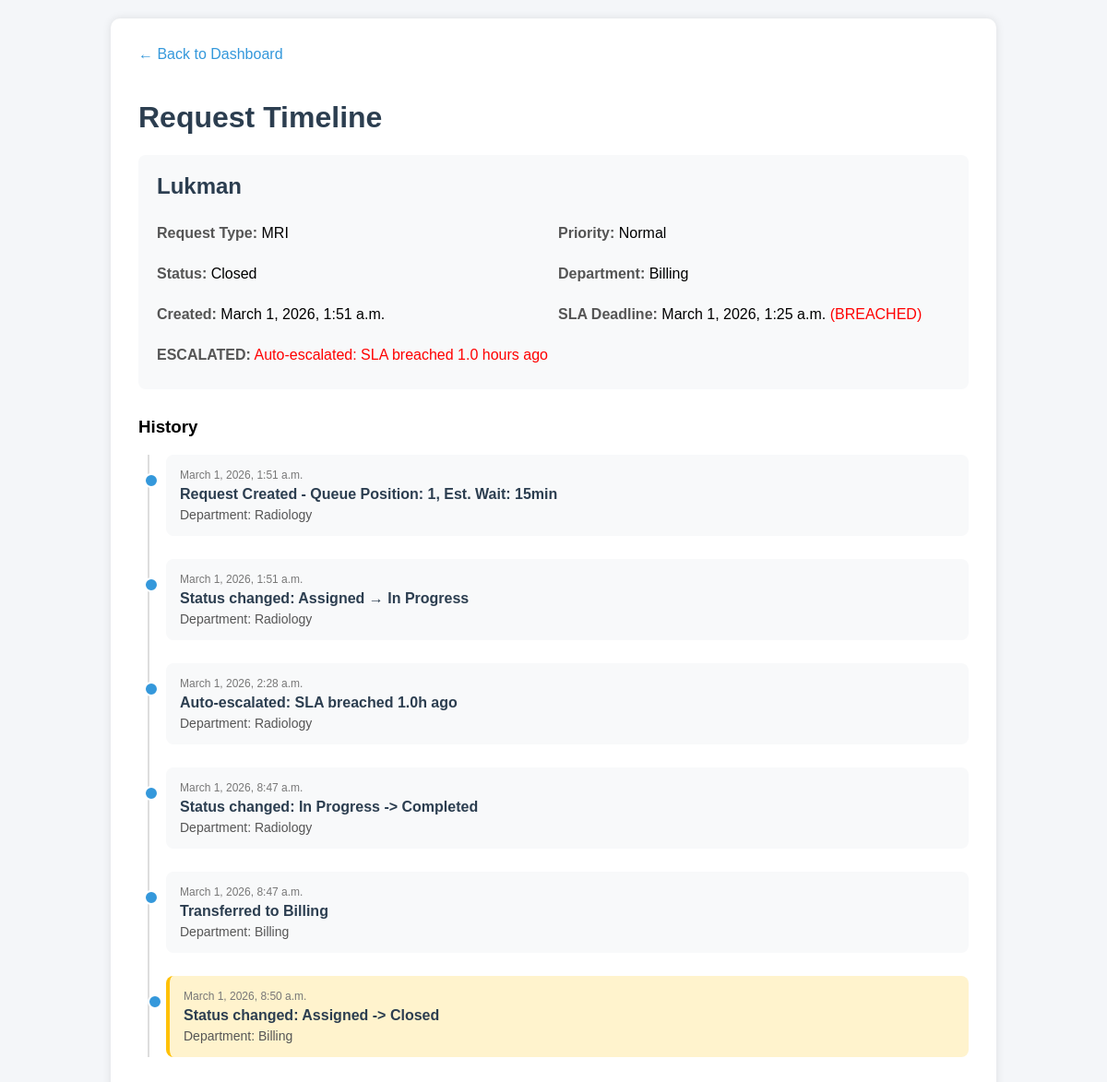
Page /timeline/7/ on the committed database.
### core/models.py (models this page shows, shortened)
class Request(models.Model):
    STATUS_CHOICES = [
        ('Assigned', 'Assigned'),
        ('In Progress', 'In Progress'),
        ('Completed', 'Completed'),
        ('Closed', 'Closed'),
    ]
    PRIORITY_CHOICES = [
        ('Normal', 'Normal'),
        ('Emergency', 'Emergency'),
    ]
    CATEGORY_CHOICES = [
        ('Outpatient', 'Outpatient'),
        ('Inpatient', 'Inpatient'),
        ('Emergency', 'Emergency'),
        ('Follow-up', 'Follow-up'),
    ]
    patient_name = models.CharField(
        max_length=100,
        help_text="Patient full name"
    )
    request_type = models.CharField(
        max_length=100,
        help_text="Type of medical service requested"
    )
    priority = models.CharField(
        max_length=20,
        choices=PRIORITY_CHOICES,
        default='Normal',
        help_text="Request priority level"
    )
    category = models.CharField(
        max_length=20,
        choices=CATEGORY_CHOICES,
        default='Outpatient',
        help_text="Request category"
    )
    status = models.CharField(
        max_length=50,
        choices=STATUS_CHOICES,
        default='Assigned',
        help_text="Current request status"
    )
    assigned_department = models.ForeignKey(
        Department,
        on_delete=models.SET_NULL,
        null=True,
        blank=True,
        related_name='assigned_requests',
        help_text="Department handling this request"
    )
    queue_position = models.PositiveIntegerField(
        default=0,
        help_text="Position in department queue"
    )
    estimated_wait_time = models.PositiveIntegerField(
        default=0,
        help_text="Estimated wait time in minutes"
    )
    assigned_at = models.DateTimeField(
        null=True,
        blank=True,
        help_text="When request was assigned to department"
    )
    in_progress_at = models.DateTimeField(
        null=True,
        blank=True,
        help_text="When request status changed to In Progress"
    )
    completed_at = models.DateTimeField(
        null=True,
        blank=True,
        help_text="When request was completed"
    )
    sla_deadline = models.DateTimeField(
        null=True,
        blank=True,
        help_text="Service Level Agreement deadline"
    )
    is_escalated = models.BooleanField(
        default=False,
        help_text="Whether request has been escalated"
    )
    escalation_reason = models.TextField(
        blank=True,
        help_text="Reason for escalation"
    )
    notes = models.TextField(
        blank=True,
        help_text="Additional notes"
    )
    created_at = models.DateTimeField(auto_now_add=True)
    updated_at = models.DateTimeField(auto_now=True)
    class Meta:
        ordering = ['-priority', 'queue_position', '-created_at']
        indexes = [
            models.Index(fields=['status']),
            models.Index(fields=['priority']),
            models.Index(fields=['request_type']),
            models.Index(fields=['created_at']),
            models.Index(fields=['patient_name']),
            models.Index(fields=['category']),
            models.Index(fields=['queue_position']),
            models.Index(fields=['is_escalated']),
        ]
    @property
    def is_sla_breached(self):
        if self.sla_deadline and timezone.now() > self.sla_deadline:
            return True
        return False

class Department(models.Model):
    name = models.CharField(
        max_length=100,
        unique=True,
        help_text="Department name"
    )
    current_load = models.IntegerField(
        default=0,
        validators=[
            MinValueValidator(0, message="Load cannot be negative"),
        ],
        help_text="Current number of active requests"
    )
    threshold = models.IntegerField(
        default=5,
        validators=[
            MinValueValidator(1, message="Threshold must be at least 1"),
            MaxValueValidator(100, message="Threshold cannot exceed 100"),
        ],
        help_text="Maximum capacity before overload"
    )
    sla_hours = models.PositiveIntegerField(
        default=24,
        help_text="SLA target time in hours"
    )
    description = models.TextField(
        blank=True,
        default='',
        help_text="Department description"
    )
    is_active = models.BooleanField(
        default=True,
        help_text="Whether department is active"
    )
    created_at = models.DateTimeField(auto_now_add=True, null=True)
    updated_at = models.DateTimeField(auto_now=True, null=True)
    class Meta:
        ordering = ['name']
        indexes = [
            models.Index(fields=['name']),
            models.Index(fields=['is_active']),
        ]
    def __str__(self):
        return self.name

class RequestHistory(models.Model):
    request = models.ForeignKey(
        Request,
        on_delete=models.CASCADE,
        related_name='history',
        help_text="The request this history belongs to"
    )
    department = models.ForeignKey(
        Department,
        on_delete=models.SET_NULL,
        null=True,
        blank=True,
        related_name='request_history',
        help_text="Department at time of this history entry"
    )
    status = models.CharField(
        max_length=100,
        help_text="Status at this point in history"
    )
    notes = models.TextField(
        blank=True,
        help_text="Additional notes for this history entry"
    )
    timestamp = models.DateTimeField(auto_now_add=True)
    class Meta:
        ordering = ['-timestamp']
        verbose_name_plural = 'Request histories'
        indexes = [
            models.Index(fields=['request', '-timestamp']),
        ]

### core/views.py (the view)
# urls.py: path('timeline/<int:request_id>/', views.request_timeline, name='timeline'),
def request_timeline(request, request_id):
    req = get_object_or_404(Request, id=request_id)
    history = RequestHistory.objects.filter(request=req).order_by("timestamp")
    progress = get_request_progress(req)
    return render(request, "timeline.html", {
        "request_obj": req,
        "history": history,
        "progress": progress,
    })

### core/templates/timeline.html (shortened to what this page needs)
<!DOCTYPE html>
<html>
<head>
</head>
<body>
<div class="container">
    <a href="/" class="back-link">&larr; Back to Dashboard</a>
    <h1>Request Timeline</h1>
    <div class="request-info">
        <h2>{{ request_obj.patient_name }}</h2>
        <div class="info-grid">
            <div class="info-item">
                <span class="info-label">Request Type:</span> {{ request_obj.request_type }}
            </div>
            <div class="info-item">
                <span class="info-label">Priority:</span> {{ request_obj.priority }}
            </div>
            <div class="info-item">
                <span class="info-label">Status:</span> {{ request_obj.status }}
            </div>
            <div class="info-item">
                <span class="info-label">Department:</span> {{ request_obj.assigned_department|default:"Not assigned" }}
            </div>
            <div class="info-item">
                <span class="info-label">Created:</span> {{ request_obj.created_at }}
            </div>
            <div class="info-item">
                <span class="info-label">SLA Deadline:</span>
                {% if request_obj.sla_deadline %}
                    {{ request_obj.sla_deadline }}
                    {% if request_obj.is_sla_breached %}
                        <span style="color: red;">(BREACHED)</span>
                    {% endif %}
                {% else %}
                    Not set
                {% endif %}
            </div>
            {% if request_obj.is_escalated %}
            <div class="info-item" style="grid-column: span 2; color: red;">
                <span class="info-label">ESCALATED:</span> {{ request_obj.escalation_reason }}
            </div>
            {% endif %}
        </div>
    </div>
    <h3>History</h3>
    <div class="timeline">
        {% for entry in history %}
        <div class="timeline-item
            {% if request_obj.is_sla_breached and forloop.last %}sla-breached{% endif %}">
            <div class="timeline-time">{{ entry.timestamp }}</div>
            <div class="timeline-status">{{ entry.status }}</div>
            {% if entry.department %}
            <div class="timeline-dept">Department: {{ entry.department.name }}</div>
            {% endif %}
        </div>
        {% empty %}
        <p>No history available.</p>
        {% endfor %}
    </div>
</div>
</body>
</html>

### core/templates/timeline.html (style rules this page uses)
body { font-family: Arial, sans-serif; background: #f4f6f9; margin: 0; padding: 20px; }
.container { max-width: 900px; margin: auto; background: white; padding: 30px; border-radius: 10px; box-shadow: 0px 0px 10px rgba(0,0,0,0.1); }
h1 { color: #2c3e50; }
.back-link { display: inline-block; margin-bottom: 20px; text-decoration: none; color: #3498db; }
.request-info { background: #f8f9fa; padding: 20px; border-radius: 8px; margin-bottom: 30px; }
.request-info h2 { margin-top: 0; color: #2c3e50; }
.info-grid { display: grid; grid-template-columns: repeat(2, 1fr); gap: 10px; }
.info-item { padding: 8px 0; }
.info-label { font-weight: bold; color: #555; }
.timeline { position: relative; padding-left: 30px; }
.timeline::before { content: ''; position: absolute; left: 10px; top: 0; bottom: 0; width: 2px; background: #ddd; }
.timeline-item { position: relative; margin-bottom: 25px; padding: 15px; background: #f8f9fa; border-radius: 8px; }
.timeline-item::before { content: ''; position: absolute; left: -24px; top: 20px; width: 12px; height: 12px; border-radius: 50%; background: #3498db; border: 2px solid white; }
.timeline-time { font-size: 12px; color: #777; margin-bottom: 5px; }
.timeline-status { font-weight: bold; color: #2c3e50; margin-bottom: 5px; }
.timeline-dept { font-size: 14px; color: #555; }
.sla-breached { background: #fff3cd; border-left: 4px solid #ffc107; }

### rows in the picture
Request: patient_name "Lukman", request_type "MRI", priority "Normal", status "Closed", assigned_department "Billing", created_at "March 1, 2026, 1:51 a.m.", sla_deadline "March 1, 2026, 1:25 a.m.", escalation_reason "Auto-escalated: SLA breached 1.0 hours ago"
RequestHistory: timestamp "March 1, 2026, 1:51 a.m.", status "Request Created - Queue Position: 1, Est. Wait: 15min", department.name "Radiology"
RequestHistory: timestamp "March 1, 2026, 1:51 a.m.", status "Status changed: Assigned → In Progress", department.name "Radiology"
RequestHistory: timestamp "March 1, 2026, 2:28 a.m.", status "Auto-escalated: SLA breached 1.0h ago", department.name "Radiology"
RequestHistory: timestamp "March 1, 2026, 8:47 a.m.", status "Status changed: In Progress -> Completed", department.name "Radiology"
RequestHistory: timestamp "March 1, 2026, 8:47 a.m.", status "Transferred to Billing", department.name "Billing"
RequestHistory: timestamp "March 1, 2026, 8:50 a.m.", status "Status changed: Assigned -> Closed", department.name "Billing"
